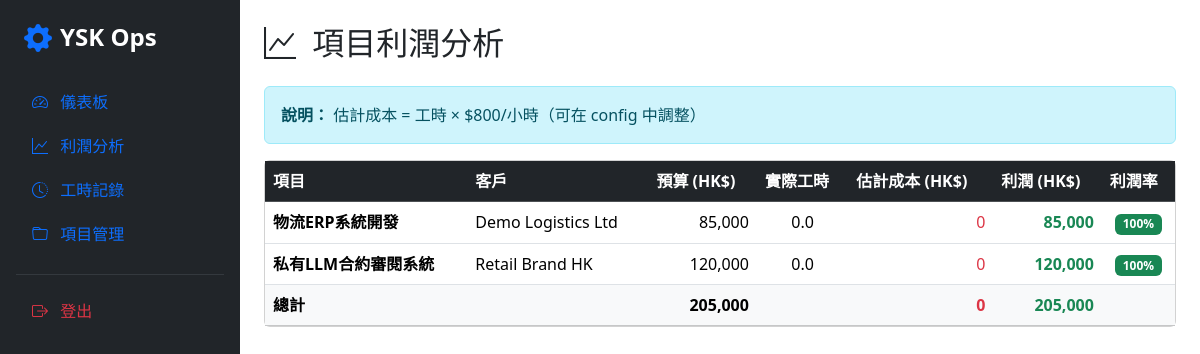
Before: /profit_analysis.php (signed in) with the older database file.
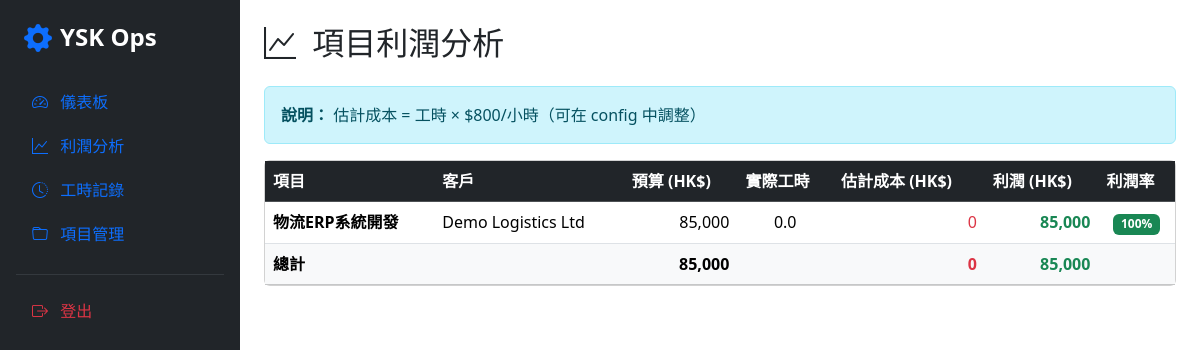
After: the same page with the newer database file.
### tables this page shows
CREATE TABLE projects (
    id INT AUTO_INCREMENT PRIMARY KEY,
    client_id INT NOT NULL,
    title VARCHAR(200) NOT NULL,
    description TEXT,
    service_type ENUM('ai_automation', 'app_development', 'cloud_security', 'web3_blockchain', 'other') NOT NULL,
    status ENUM('planning', 'in_progress', 'review', 'completed', 'on_hold', 'cancelled') DEFAULT 'planning',
    start_date DATE,
    end_date DATE,
    budget DECIMAL(12,2) DEFAULT 0,
    progress_percent INT DEFAULT 0 CHECK (progress_percent BETWEEN 0 AND 100),
    assigned_pm_id INT,
    created_by INT,
    created_at TIMESTAMP DEFAULT CURRENT_TIMESTAMP,
    updated_at TIMESTAMP DEFAULT CURRENT_TIMESTAMP ON UPDATE CURRENT_TIMESTAMP,
    FOREIGN KEY (client_id) REFERENCES clients(id) ON DELETE CASCADE,
    FOREIGN KEY (assigned_pm_id) REFERENCES users(id) ON DELETE SET NULL,
    FOREIGN KEY (created_by) REFERENCES users(id) ON DELETE SET NULL
);

CREATE TABLE clients (
    id INT AUTO_INCREMENT PRIMARY KEY,
    company_name VARCHAR(150) NOT NULL,
    contact_person VARCHAR(100),
    email VARCHAR(100),
    phone VARCHAR(20),
    address TEXT,
    notes TEXT,
    status ENUM('active', 'inactive', 'lead') DEFAULT 'active',
    created_at TIMESTAMP DEFAULT CURRENT_TIMESTAMP,
    updated_at TIMESTAMP DEFAULT CURRENT_TIMESTAMP ON UPDATE CURRENT_TIMESTAMP
);

### includes/db.php (called while the page is built, shortened)
<?php
function get_db_connection() {
    static $pdo = null;
    if ($pdo === null) {
        try {
            $dsn = "mysql:host=" . DB_HOST . ";dbname=" . DB_NAME . ";charset=" . DB_CHARSET;
            $pdo = new PDO($dsn, DB_USER, DB_PASS, [
                PDO::ATTR_ERRMODE => PDO::ERRMODE_EXCEPTION,
                PDO::ATTR_DEFAULT_FETCH_MODE => PDO::FETCH_ASSOC,
                PDO::ATTR_EMULATE_PREPARES => false,
            ]);
        } catch (PDOException $e) {
            die("Database connection failed: " . $e->getMessage() . "<br>Please check config.php and run database.sql first.");
        }
    }
    return $pdo;
}
function db_query($sql, $params = []) {
    $pdo = get_db_connection();
    $stmt = $pdo->prepare($sql);
    $stmt->execute($params);
    return $stmt;
}
function db_fetch_all($sql, $params = []) {
    return db_query($sql, $params)->fetchAll();
}
?>

### profit_analysis.php (the view, shortened to what the changed rows need)
<?php
require_once 'includes/db.php';
$projects = db_fetch_all("
    SELECT p.*, c.company_name,
           (SELECT SUM(hours) FROM timesheets WHERE project_id = p.id) as total_hours,
           (SELECT SUM(hours * 800) FROM timesheets WHERE project_id = p.id) as estimated_cost
    FROM projects p
    LEFT JOIN clients c ON p.client_id = c.id
    ORDER BY p.updated_at DESC
");
$total_revenue = 0;
$total_cost = 0;
?>
<!DOCTYPE html>
<html lang="zh-HK">
<head>
    <link href="https://cdn.jsdelivr.net/npm/bootstrap@5.3.3/dist/css/bootstrap.min.css" rel="stylesheet">
    <link href="https://cdn.jsdelivr.net/npm/bootstrap-icons@1.11.3/font/bootstrap-icons.css" rel="stylesheet">
</head>
<body>
<div class="d-flex">
    <div class="flex-grow-1 p-4">
        <h2 class="mb-4"><i class="bi bi-graph-up me-2"></i> 項目利潤分析</h2>
        <div class="card">
            <div class="card-body p-0">
                <table class="table table-hover mb-0">
                    <thead class="table-dark">
                        <tr>
                            <th>項目</th>
                            <th>客戶</th>
                            <th>預算 (HK$)</th>
                            <th>實際工時</th>
                            <th>估計成本 (HK$)</th>
                            <th>利潤 (HK$)</th>
                            <th>利潤率</th>
                        </tr>
                    </thead>
                    <tbody>
                        <?php foreach ($projects as $p):
                            $profit = $p['budget'] - ($p['estimated_cost'] ?? 0);
                            $profit_rate = $p['budget'] > 0 ? round(($profit / $p['budget']) * 100, 1) : 0;
                            $total_revenue += $p['budget'];
                            $total_cost += ($p['estimated_cost'] ?? 0);
                        ?>
                        <tr>
                            <td><strong><?= htmlspecialchars($p['title']) ?></strong></td>
                            <td><?= htmlspecialchars($p['company_name']) ?></td>
                            <td class="text-end"><?= number_format($p['budget'], 0) ?></td>
                            <td class="text-center"><?= number_format($p['total_hours'] ?? 0, 1) ?></td>
                            <td class="text-end text-danger"><?= number_format($p['estimated_cost'] ?? 0, 0) ?></td>
                            <td class="text-end <?= $profit >= 0 ? 'text-success' : 'text-danger' ?>">
                                <strong><?= number_format($profit, 0) ?></strong>
                            </td>
                            <td class="text-center">
                                <span class="badge bg-<?= $profit_rate >= 30 ? 'success' : ($profit_rate >= 10 ? 'warning' : 'danger') ?>">
                                    <?= $profit_rate ?>%
                                </span>
                            </td>
                        </tr>
                        <?php endforeach; ?>
                    </tbody>
                    <tfoot class="table-light">
                        <tr>
                            <th colspan="2">總計</th>
                            <th class="text-end"><?= number_format($total_revenue, 0) ?></th>
                            <th></th>
                            <th class="text-end text-danger"><?= number_format($total_cost, 0) ?></th>
                            <th class="text-end <?= ($total_revenue - $total_cost) >= 0 ? 'text-success' : 'text-danger' ?>">
                                <strong><?= number_format($total_revenue - $total_cost, 0) ?></strong>
                            </th>
                            <th></th>
                        </tr>
                    </tfoot>
                </table>
            </div>
        </div>
    </div>
</div>
</body>
</html>

Changed rows visible on the page:
removed projects: title "私有LLM合約審閱系統", client.company_name "Retail Brand HK", budget "120,000", total_hours "0.0", estimated_cost "0", profit "120,000", profit_rate "100"
Other visible differences:
$total_revenue: "205,000" → "85,000"
$total_revenue - $total_cost: "205,000" → "85,000"
